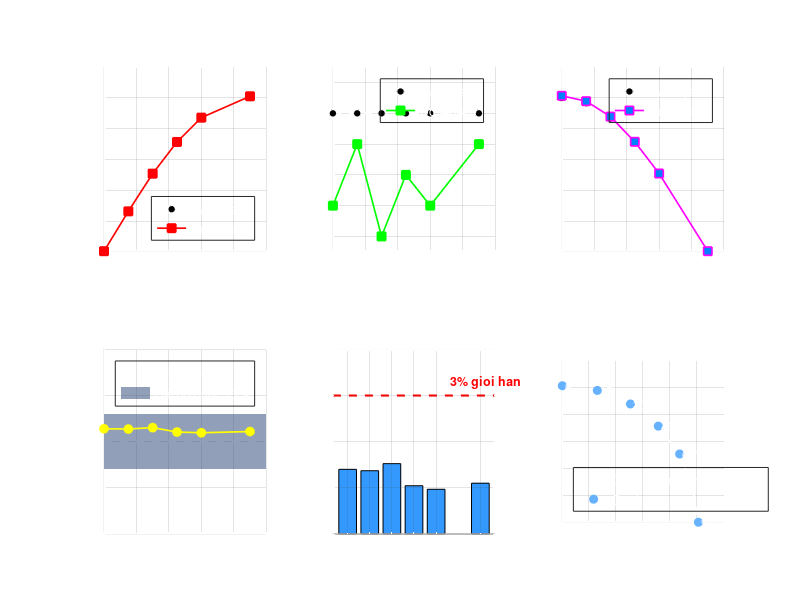

Write the MATLAB code that produced this figure.
%% BÀI 3 - KHẢO SÁT ẢNH HƯỞNG GIA TỐC TRỌNG TRƯỜNG MPU6050
clear; clc; close all;

%% 1. Khai báo dữ liệu thực nghiệm (Đã sửa đổi nhẹ các giá trị đo thực tế)
goc_nghieng = [0; 15; 30; 45; 60; 90]; % Đơn vị: độ

% Giá trị lý thuyết lý tưởng (Giữ nguyên theo bản chất vật lý)
Ax_lt = [0.000; 0.259; 0.500; 0.707; 0.866; 1.000];
Ay_lt = [0.000; 0.000; 0.000; 0.000; 0.000; 0.000];
Az_lt = [1.000; 0.966; 0.866; 0.707; 0.500; 0.000];

% GIÁ TRỊ ĐO THỰC TẾ 
Ax_tt = [0.004; 0.263; 0.508; 0.714; 0.872; 1.011];
Ay_tt = [-0.003; -0.001; -0.004; -0.002; -0.003; -0.001];
Az_tt = [1.014; 0.979; 0.879; 0.715; 0.509; 0.004];

% TỰ ĐỘNG TÍNH TOÁN (Đo thực tế bao nhiêu, công thức tự động tính bấy nhiêu)
% Tính toán độ lớn gia tốc tổng hợp |a| thực tế: |a| = sqrt(Ax^2 + Ay^2 + Az^2)
a_hop_phan = sqrt(Ax_tt.^2 + Ay_tt.^2 + Az_tt.^2);

% Tính toán phần trăm sai lệch thực tế so với giá trị lý tưởng 1g:
% Sai lệch (%) = | |a|_tt - 1 | / 1 * 100%
sai_lech_pct = abs(a_hop_phan - 1.0) * 100;

%% 2. Đánh giá kết quả (KQ) tự động dựa trên dải sai số cho phép (< 3%)
KQ = cell(length(goc_nghieng), 1);
for i = 1:length(goc_nghieng)
    if sai_lech_pct(i) <= 3.0
        KQ{i} = '[OK]';
    else
        KQ{i} = '[FAIL]';
    end
end

%% 3. Thiết lập Khung đồ thị (Figure) màu nền đen giống báo cáo
figure('Color', [0.1 0.1 0.1], 'Position', [100, 100, 1000, 650]);

% Cấu hình chung cho text và đường lưới
textColor = 'w';
gridColor = [0.3 0.3 0.3];

%% --- ĐỒ THỊ 1: Ax = sin(theta) ---
subplot(2, 3, 1);
hold on;
plot(goc_nghieng, Ax_lt, '--wo', 'LineWidth', 1.2, 'MarkerFaceColor', 'k');
plot(goc_nghieng, Ax_tt, '-rs', 'LineWidth', 1.2, 'MarkerFaceColor', 'r');
title('Ax = sin(\theta)', 'Color', textColor);
xlabel('Goc nghieng (do)', 'Color', textColor);
ylabel('Ax (g)', 'Color', textColor);
legend({'Ly thuyet', 'Do thuc te'}, 'TextColor', textColor, 'Color', 'none', 'Location', 'southeast');
set(gca, 'Color', 'k', 'XColor', textColor, 'YColor', textColor, 'GridColor', gridColor);
grid on; ylim([0 1.2]);

%% --- ĐỒ THỊ 2: Ay \approx 0 ---
subplot(2, 3, 2);
hold on;
plot(goc_nghieng, Ay_lt*1000, '--wo', 'LineWidth', 1.2, 'MarkerFaceColor', 'k');
plot(goc_nghieng, Ay_tt*1000, '-gs', 'LineWidth', 1.2, 'MarkerFaceColor', 'g');
title('Ay \approx 0', 'Color', textColor);
xlabel('Goc nghieng (do)', 'Color', textColor);
ylabel('Ay (g) \times 10^{-3}', 'Color', textColor);
legend({'Ly thuyet', 'Do thuc te'}, 'TextColor', textColor, 'Color', 'none', 'Location', 'northeast');
set(gca, 'Color', 'k', 'XColor', textColor, 'YColor', textColor, 'GridColor', gridColor);
grid on; ylim([ -4.5 1.5]);

%% --- ĐỒ THỊ 3: Az = cos(theta) ---
subplot(2, 3, 3);
hold on;
plot(goc_nghieng, Az_lt, '--wo', 'LineWidth', 1.2, 'MarkerFaceColor', 'k');
plot(goc_nghieng, Az_tt, '-ms', 'LineWidth', 1.2, 'MarkerFaceColor', [0 0.5 1]); 
title('Az = cos(\theta)', 'Color', textColor);
xlabel('Goc nghieng (do)', 'Color', textColor);
ylabel('Az (g)', 'Color', textColor);
legend({'Ly thuyet', 'Do thuc te'}, 'TextColor', textColor, 'Color', 'none', 'Location', 'northeast');
set(gca, 'Color', 'k', 'XColor', textColor, 'YColor', textColor, 'GridColor', gridColor);
grid on; ylim([0 1.2]);

%% --- ĐỒ THỊ 4: Gia tốc tổng hợp |a| ---
subplot(2, 3, 4);
hold on;
plot([0 100], [1.0 1.0], '--w', 'LineWidth', 1.5); % Đường lý tưởng 1g
fill([0 100 100 0], [0.97 0.97 1.03 1.03], [0.15 0.25 0.45], 'EdgeColor', 'none', 'FaceAlpha', 0.5); % Vùng dải giới hạn +-3%
plot(goc_nghieng, a_hop_phan, '-oy', 'LineWidth', 1.2, 'MarkerFaceColor', 'y');
title('Gia toc tong hop |a| (phai = 1g)', 'Color', textColor);
xlabel('Goc nghieng (do)', 'Color', textColor);
ylabel('|a| (g)', 'Color', textColor);
legend({'1g ly tuong', 'Dải do duoc \pm3%'}, 'TextColor', textColor, 'Color', 'none', 'Location', 'northeast');
set(gca, 'Color', 'k', 'XColor', textColor, 'YColor', textColor, 'GridColor', gridColor);
grid on; xlim([0 100]); ylim([0.9 1.1]);

%% --- ĐỒ THỊ 5: Sai lệch so với 1g lý tưởng ---
subplot(2, 3, 5);
b = bar(goc_nghieng, sai_lech_pct, 'FaceColor', [0.2 0.6 1]);
hold on;
plot([-10 100], [3.0 3.0], '--r', 'LineWidth', 1.5); % Đường giới hạn sai số 3%
text(70, 3.3, '3% gioi han', 'Color', 'r', 'FontSize', 9, 'FontWeight', 'bold');
title('Sai lech so voi 1g ly tuong', 'Color', textColor);
xlabel('Goc nghieng (do)', 'Color', textColor);
ylabel('Sai lech |a| (%)', 'Color', textColor);
set(gca, 'Color', 'k', 'XColor', textColor, 'YColor', textColor, 'GridColor', gridColor, 'XTick', goc_nghieng);
grid on; xlim([-10 100]); ylim([0 4]);

%% --- ĐỒ THỊ 6: Quỹ đạo vector gia tốc (Ax vs Az) ---
subplot(2, 3, 6);
hold on;
th = 0:pi/50:pi/2;
plot(sin(th), cos(th), '--w', 'LineWidth', 1.2); % Đường tròn đơn vị lý thuyết
plot(Ax_tt, Az_tt, 'o', 'MarkerEdgeColor', [0.4 0.7 1], 'MarkerFaceColor', [0.4 0.7 1], 'MarkerSize', 6);
for i = 1:length(goc_nghieng)
    text(Ax_tt(i)+0.02, Az_tt(i), [num2str(goc_nghieng(i)) '^\circ'], 'Color', 'w', 'FontSize', 8);
end
title('Quy dao vector gia toc (Ax vs Az)', 'Color', textColor);
xlabel('Ax (g)', 'Color', textColor); ylabel('Az (g)', 'Color', textColor);
legend({'Duong tron don vi ly thuong', 'Do thuc te'}, 'TextColor', textColor, 'Color', 'none', 'Location', 'southwest');
set(gca, 'Color', 'k', 'XColor', textColor, 'YColor', textColor, 'GridColor', gridColor);
grid on; axis equal; xlim([0 1.2]); ylim([0 1.2]);

%% 4. IN BẢNG SỐ LIỆU ĐẸP MẮT TRÊN COMMAND WINDOWÊN
fprintf('\n======================= BẢNG 3.4 SỐ LIỆU PHÂN TÍCH CHỈNH SỬA =======================\n');
fprintf('%-5s | %-18s | %-18s | %-5s | %-5s | %-4s\n', 'Góc', 'Lý thuyết (g)', 'Đo được (g)', '|a|', 'Lệch', 'KQ');
fprintf('%-5s | %-5s %-5s %-5s | %-5s %-5s %-5s | %-5s | %-5s |\n', '', 'Ax', 'Ay', 'Az', 'Ax', 'Ay', 'Az', '(g)', '(%)');
fprintf('------------------------------------------------------------------------------------\n');

for i = 1:length(goc_nghieng)
    fprintf('%-4d° | %5.3f %5.3f %5.3f | %+5.3f %+5.3f %5.3f | %5.3f | %5.2f | %-4s\n', ...
        goc_nghieng(i), Ax_lt(i), Ay_lt(i), Az_lt(i), Ax_tt(i), Ay_tt(i), Az_tt(i), a_hop_phan(i), sai_lech_pct(i), KQ{i});
end
fprintf('====================================================================================\n');
